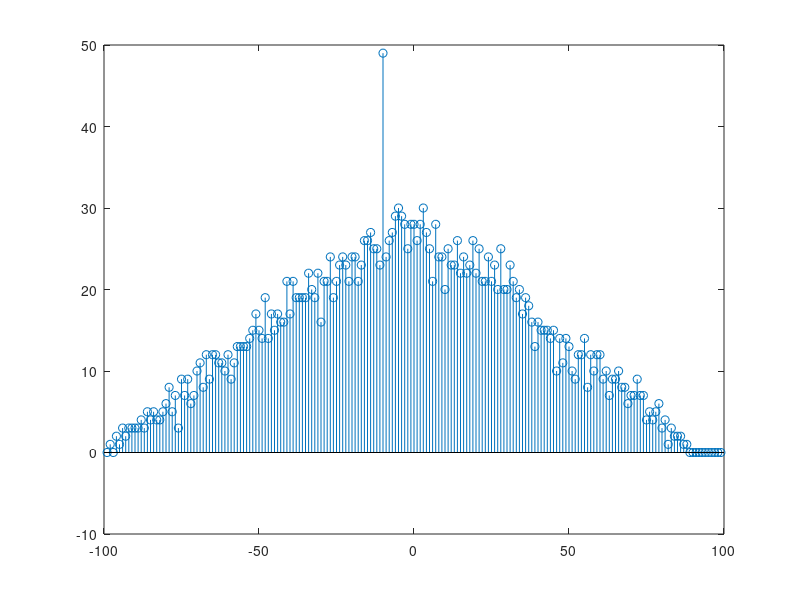

This figure's MATLAB source:
rnd1 = randi([0 1], 1, 100);
rnd2 = [0,0,0,0,0,0,0,0,0,0,rnd1];
[res, lags] = xcorr(rnd1, rnd2(1:100));
stem(lags, res)